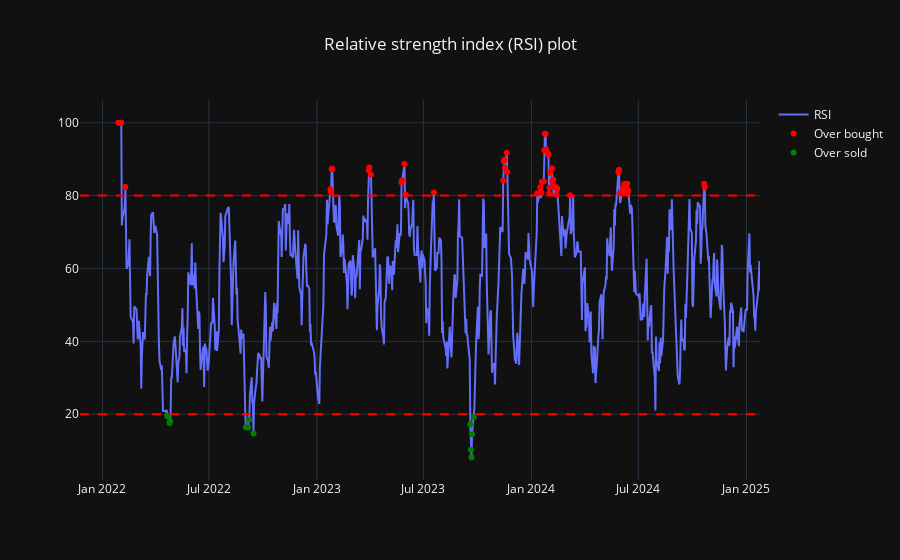

Here is the notebook cell this chart was saved with:
### Code cell
df_rsi = strategy.calc_RSI(df)
strategy.show_RSI(df_rsi)

### Figure 1 — Plotly figure (JSON) as saved in the notebook; plotly's stock layout.template omitted (floating-point values rounded to 4 significant figures; data arrays with more than 128 entries replaced by an {"elided": "..."} marker saying what was removed)
{"data": [{"name": "RSI", "type": "scatter", "x": {"elided": "751 str values"}, "y": {"elided": "751 float values"}}, {"marker": {"color": "red"}, "mode": "markers", "name": "Over bought", "type": "scatter", "x": ["2022-01-27", "2022-01-28", "2022-01-31", "2022-02-01", "2022-02-02", "2022-02-09", "2023-01-24", "2023-01-25", "2023-01-26", "2023-01-27", "2023-03-30", "2023-03-31", "2023-04-03", "2023-05-25", "2023-05-26", "2023-05-30", "2023-06-01", "2023-07-19", "2023-11-14", "2023-11-15", "2023-11-16", "2023-11-17", "2023-11-20", "2023-11-21", "2024-01-11", "2024-01-16", "2024-01-18", "2024-01-19", "2024-01-22", "2024-01-23", "2024-01-24", "2024-01-25", "2024-01-26", "2024-01-29", "2024-01-30", "2024-01-31", "2024-02-01", "2024-02-02", "2024-02-05", "2024-02-06", "2024-02-07", "2024-02-09", "2024-02-12", "2024-02-13", "2024-02-14", "2024-03-07", "2024-05-28", "2024-05-29", "2024-05-30", "2024-06-03", "2024-06-04", "2024-06-05", "2024-06-07", "2024-06-10", "2024-06-11", "2024-06-12", "2024-06-13", "2024-06-14", "2024-10-21", "2024-10-22"], "y": [null, 100, 100, 100, 100, 82.39, 81.76, 80.84, 87.36, 87.3, 86.94, 87.75, 85.71, 83.62, 84.19, 88.7, 80.25, 80.83, 84.11, 89.42, 89.81, 87.67, 91.76, 86.46, 80.68, 82.32, 80.81, 83.78, 83.95, 92.46, 96.99, 96.96, 92.66, 91.63, 91.21, 80.61, 82.17, 86.29, 87.48, 83.7, 84.41, 82.36, 82.27, 80.23, 81.78, 80.1, 86.33, 87.08, 80.57, 80.63, 80.86, 82.06, 83.21, 82.64, 80.65, 83.24, 81.43, 81.25, 83.26, 82.2]}, {"marker": {"color": "green"}, "mode": "markers", "name": "Over sold", "type": "scatter", "x": ["2022-04-21", "2022-04-22", "2022-04-25", "2022-04-26", "2022-09-02", "2022-09-06", "2022-09-08", "2022-09-15", "2023-09-19", "2023-09-20", "2023-09-21", "2023-09-22", "2023-09-25"], "y": [19.59, 19.43, 17.6, 18.1, 16.42, 16.36, 18.5, 14.72, 17.26, 10.26, 8.185, 14.5, 19.26]}], "layout": {"shapes": [{"line": {"color": "red", "dash": "dash"}, "type": "line", "x0": 0, "x1": 1, "xref": "x domain", "y0": 80, "y1": 80, "yref": "y"}, {"line": {"color": "red", "dash": "dash"}, "type": "line", "x0": 0, "x1": 1, "xref": "x domain", "y0": 20, "y1": 20, "yref": "y"}], "title": {"text": "Relative strength index (RSI) plot", "x": 0.5, "xanchor": "center"}, "xaxis": {"rangeslider": {"visible": false}}}}
